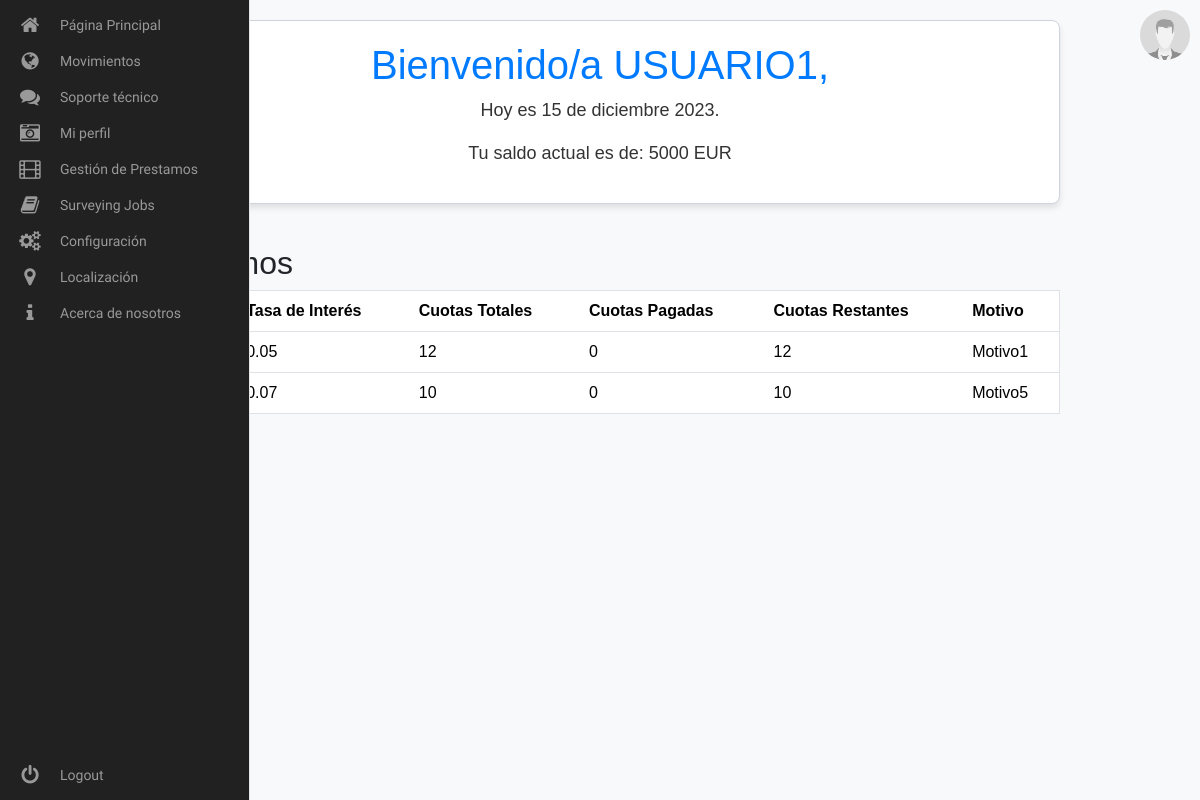
The app's page /view/blocks/welcome_user.php (signed in) with its own data.
### tables this page shows
CREATE TABLE Usuarios (
    ID INT PRIMARY KEY AUTO_INCREMENT,
    Username VARCHAR(255) NOT NULL,
    Pass VARCHAR(255) NOT NULL,
    Email VARCHAR(255) NOT NULL,
    UserType ENUM('Normal', 'Administrador') DEFAULT 'Normal',
    ImagenPerfil VARCHAR(255) DEFAULT '../../view/resources/img/placeholder.jpg',
    Moneda VARCHAR(3) DEFAULT 'EUR'
);

CREATE TABLE Prestamos (
    ID INT PRIMARY KEY AUTO_INCREMENT,
    UsuarioID INT,
    Monto DECIMAL(10,2) NOT NULL,
    TasaInteres DECIMAL(5,2) NOT NULL,
    CuotasTotales INT NOT NULL,
    CuotasRestantes INT NOT NULL,
    Motivo VARCHAR(255),
    FOREIGN KEY (UsuarioID) REFERENCES Usuarios(ID)
);

### controller/hello.php (called while the page is built, shortened)
<?php
if (isset($_SESSION['username'])) {
    $username = $_SESSION['username'];
    $sql = "SELECT Username FROM Usuarios WHERE Username = '$username'";
    $result = $conn->query($sql);
    if ($result->num_rows > 0) {
        $row = $result->fetch_assoc();
        $nombreUsuario = strtoupper($row["Username"]);
        $dateTimeObj = new DateTime('now', new DateTimeZone('Europe/Paris'));
        $dateFormatted = IntlDateFormatter::formatObject(
            $dateTimeObj,
            'd \'de\' MMMM y',
            'es'
        );
    } else {
        echo "Usuario no encontrado";
    }
} else {
    echo "Usuario no ha iniciado sesión";
}
?>

### controller/saldo.php (called while the page is built, shortened)
<?php
function obtenerSaldoConvertido($conn, $username) {
    $result = array();
    $sqlMoneda = "SELECT Moneda FROM Usuarios WHERE Username = '$username'";
    $resultMoneda = $conn->query($sqlMoneda);
    if ($resultMoneda->num_rows > 0) {
        $rowMoneda = $resultMoneda->fetch_assoc();
        $monedaUsuario = $rowMoneda["Moneda"];
        $sqlSaldo = "SELECT Saldo FROM Cuentas
                     JOIN Usuarios ON Cuentas.UsuarioID = Usuarios.ID
                     WHERE Usuarios.Username = '$username'";
        $resultSaldo = $conn->query($sqlSaldo);
        if ($resultSaldo->num_rows > 0) {
            $rowSaldo = $resultSaldo->fetch_assoc();
            $saldoUsuario = $rowSaldo["Saldo"];
            switch ($monedaUsuario) {
                default:
                    $saldoConvertido = $saldoUsuario;
            }
            $saldoConvertido = round($saldoConvertido, 2);
        } else {
            $result['error'] = 'No se pudo obtener el saldo del usuario.';
        }
        $result['saldoConvertido'] = $saldoConvertido;
        $result['moneda'] = $monedaUsuario;
    } else {
        $result['error'] = 'No se pudo obtener la moneda del usuario.';
    }
    return $result;
}
?>

### view/blocks/listaPrestamo.php (the view)
<?php
include_once("../../model/conexion.php");
if (isset($_SESSION['usuarioID'])) {
    $usuarioID = $_SESSION['usuarioID'];
    $query = "SELECT Monto, TasaInteres, CuotasTotales, CuotasRestantes, Motivo FROM Prestamos WHERE UsuarioID = $usuarioID";
    $result = mysqli_query($conn, $query);
    $hayPrestamos = false;
    if ($result) {
        if (mysqli_num_rows($result) > 0) {
            $hayPrestamos = true;
        }
    } else {
        echo "Error al consultar los préstamos: " . mysqli_error($conn);
    }
} else {
    echo "Error: 'usuarioID' no está definido en la sesión.";
}
echo '<h2>Préstamos</h2>
      <table border=1 class="table">
        <thead>
            <tr>
                <th>Monto</th>
                <th>Tasa de Interés</th>
                <th>Cuotas Totales</th>
                <th>Cuotas Pagadas</th>
                <th>Cuotas Restantes</th>
                <th>Motivo</th>
            </tr>
        </thead>
        <tbody>';
if ($hayPrestamos) {
    while ($row = mysqli_fetch_assoc($result)) {
        echo '<tr>
                <td>' . $row['Monto'] . '</td>
                <td>' . $row['TasaInteres'] . '</td>
                <td>' . $row['CuotasTotales'] . '</td>
                <td>' . ($row['CuotasTotales'] - $row['CuotasRestantes']) . '</td>
                <td>' . $row['CuotasRestantes'] . '</td>
                <td>' . $row['Motivo'] . '</td>
            </tr>';
    }
} else {
    echo '<tr><td colspan="6">No hay préstamos registrados.</td></tr>';
}
echo '</tbody></table>';
?>

### view/blocks/welcome_user.php (shortened to what this page needs)
<?php
include_once("../../model/conexion.php");
include_once("../../controller/saldo.php");
include_once("../../controller/hello.php");
?>
<!doctype html>
<html lang="es">
<head>
    <link href="https://cdn.jsdelivr.net/npm/bootstrap@5.3.2/dist/css/bootstrap.min.css" rel="stylesheet">
    <link href="../styles/sidebar.css" rel="stylesheet">
    <link href="../styles/hello.css" rel="stylesheet">
    <link href="../styles/profile_img.css" rel="stylesheet">
</head>
<body>
    <?php include_once("sidebar.php"); ?>
    <header>
        <?php
        include_once("../../controller/img.php");
        $result = obtenerSaldoConvertido($conn, $nombreUsuario);
        ?>
        <div class="container">
            <?php include_once("hello.php") ?>
        </div>
        </div>
    </header>
    <main>
        <div class="container">
        <?php include_once("listaPrestamo.php"); ?>
        </div>
    </main>
</body>
</html>

### view/blocks/sidebar.php (shortened to what this page needs)
<div class="area"></div><nav class="main-menu">
            <ul>
                <li>
                    <a href="welcome_user.php">
                        <i class="fa fa-home fa-2x"></i>
                    </a>
                </li>
                <li class="has-subnav">
                    <a href="movimientos.php">
                        <i class="fa fa-globe fa-2x"></i>
                    </a>
                </li>
                <li class="has-subnav">
                    <a href="#">
                       <i class="fa fa-comments fa-2x"></i>
                    </a>
                </li>
                <li class="has-subnav">
                    <a href="profile.php">
                       <i class="fa fa-camera-retro fa-2x"></i>
                    </a>
                </li>
                <li>
                    <a href="prestamos.php">
                        <i class="fa fa-film fa-2x"></i>
                    </a>
                </li>
                <li>
                    <a href="#">
                        <i class="fa fa-book fa-2x"></i>
                    </a>
                </li>
                <li>
                   <a href="#">
                       <i class="fa fa-cogs fa-2x"></i>
                    </a>
                </li>
                <li>
                   <a href="#">
                        <i class="fa fa-map-marker fa-2x"></i>
                    </a>
                </li>
                <li>
                    <a href="#">
                       <i class="fa fa-info fa-2x"></i>
                    </a>
                </li>
            </ul>
            <ul class="logout">
                <li>
                   <a href="../../index.php">
                         <i class="fa fa-power-off fa-2x"></i>
                    </a>
                </li>
            </ul>
        </nav>

### controller/img.php
<?php
include_once("../../model/conexion.php");
    $sql = "SELECT ImagenPerfil FROM Usuarios WHERE Username = '$username'";
    $result = $conn->query($sql);
    if ($result->num_rows > 0) {
        $row = $result->fetch_assoc();
        $rutaImagenPerfil = $row["ImagenPerfil"];
        if (file_exists($rutaImagenPerfil)) {
            echo '<div class="profile-image">';
            echo "<img src='$rutaImagenPerfil' alt='Imagen de perfil'>";
            echo '</div>';
        } else {
            echo '<div class="profile-image">';
            echo "<img src='../../view/resources/img/placeholder.jpg' alt='Imagen de perfil por defecto'>";
            echo '</div>';
        }
    } else {
        echo '<div class="profile-image">';
        echo "<img src='../../view/resources/img/placeholder.jpg' alt='Imagen de perfil por defecto'>";
        echo '</div>';
    }
?>

### view/blocks/hello.php
<div class="message">
    <h1>Bienvenido/a <?php echo $nombreUsuario; ?>,</h1>
    <p>Hoy es <?php echo $dateFormatted; ?>.</p>
    <?php
    if (isset($result['error']) && !empty($result['error'])) {
        echo '<p>Error al obtener el saldo: ' . $result['error'] . '</p>';
    } else {
        $saldoConvertido = $result['saldoConvertido'];
        $moneda = $result['moneda'];
        echo '<p>Tu saldo actual es de: ' . $saldoConvertido . ' ' . $moneda . '</p>';
    }
    ?>

### view/styles/sidebar.css (style rules this page uses)
.fa-2x { font-size: 2em; }
.fa { position: relative; display: table-cell; width: 60px; height: 36px; text-align: center; vertical-align: middle; font-size:20px; }
.main-menu { background:#212121; border-right:1px solid #e5e5e5; position:fixed; top:0; bottom:0; height:100%; left:0; width:60px; overflow:hidden; -webkit-transition:width .05s linear; transition:width .05s linear; z-index:1000; }
.main-menu>ul { margin:7px 0; }
.main-menu li { position:relative; display:block; width:250px; }
.main-menu li>a { position:relative; display:table; border-collapse:collapse; border-spacing:0; color:#999; font-family: arial; font-size: 14px; text-decoration:none; -webkit-transition:all .1s linear; transition:all .1s linear; }
.main-menu>ul.logout { position:absolute; left:0; bottom:0; }
nav { -webkit-user-select:none; -moz-user-select:none; -ms-user-select:none; -o-user-select:none; user-select:none; }
nav ul,nav li { outline:0; margin:0; padding:0; }

### view/styles/hello.css (style rules this page uses)
body { font-family: 'Arial', sans-serif; background-color: #f8f9fa; margin: 0; padding: 0; }
.container { width: 80%; margin: 0 auto; padding: 20px; }
.message { background-color: #ffffff; border: 1px solid #ced4da; border-radius: 8px; box-shadow: 0 4px 6px rgba(0, 0, 0, 0.1); padding: 20px; text-align: center; }
h1 { color: #007bff; }
p { font-size: 18px; color: #333; }

### view/styles/profile_img.css (style rules this page uses)
.profile-image { position: absolute; top: 10px; right: 10px; width: 50px; height: 50px; border-radius: 50%; overflow: hidden; }
.profile-image img { width: 100%; height: 100%; object-fit: cover; }

### records on screen
usuarios: ImagenPerfil (placeholder picture), Username "USUARIO1"
prestamos: TasaInteres "0.05", CuotasTotales "12", $row['CuotasTotales'] - $row['CuotasRestantes'] "0", CuotasRestantes "12", Motivo "Motivo1"
prestamos: TasaInteres "0.07", CuotasTotales "10", $row['CuotasTotales'] - $row['CuotasRestantes'] "0", CuotasRestantes "10", Motivo "Motivo5"

### other values on screen
$dateFormatted "15 de diciembre 2023"
$saldoConvertido "5000"
$moneda "EUR"
